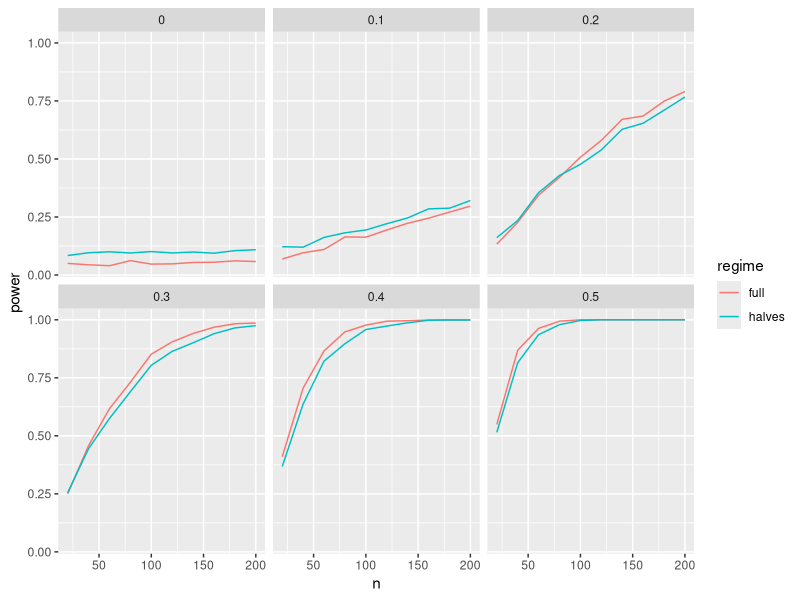

The R script that drew this image:
rm(list=ls())
library(dplyr)
library(ggplot2)

## ----------------- ONE EXPT vs. TWO EXPTS ----------------- 
# simulations from class 2/2 on whether you should run one experiment or two 
# given a fixed sample size

sim <- function (samp, es) {
  full.samp <- rnorm(samp, mean = es)
  full.p <- t.test(full.samp)$p.val < .05
  
  half.samp1 <- full.samp[1:floor(samp/2)]
  half.samp2 <- full.samp[floor(samp/2)+1:samp]
  halves.p <- t.test(half.samp1)$p.val < .05 |
    t.test(half.samp2)$p.val < .05
  
  return(list(full=full.p, halves=halves.p))
}

ns <- seq(20,200,20)
es <- seq(0,.5,.1)
  
d <- data.frame()
for (n in ns) {
  for (e in es) { 
    rs <- replicate(1000, sim(n, e))
    ms <- rowMeans(rs==TRUE)
    d <- bind_rows(d, data.frame(power = ms,
                                 regime = c("full","halves"), 
                                 n=n, 
                                 effect = e))
                   
  }
}

qplot(n, power, facets=~effect,
      col=regime, geom="line", group=regime,
      data=d)

